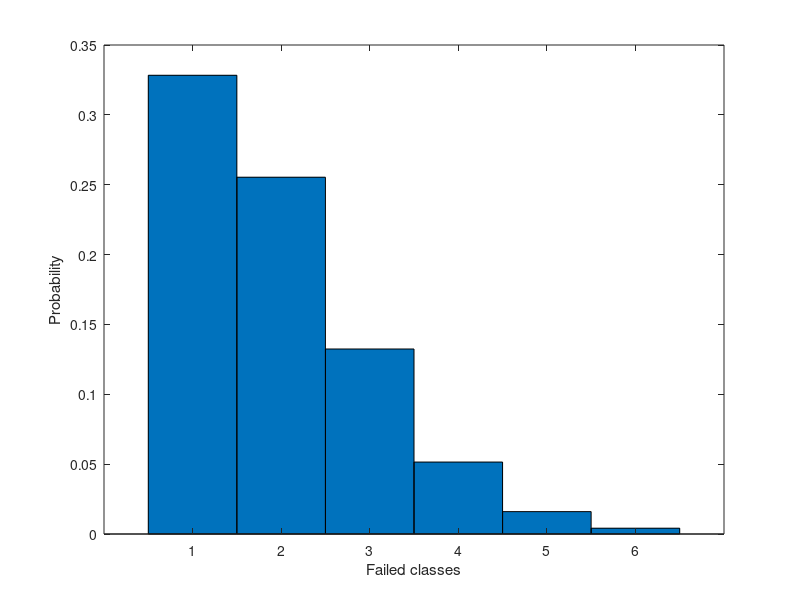

Write the MATLAB code that produced this figure.
%Poisson distribution
    %Antonio Junco de Haas      - A01339695
    %Daniel Roa Gonzalez        - A01021960
    %Sergio Hernández Castillo  - A01025210
    %Sebastián Vives Faus       - A01025211
semesters = 9;      %total amount of semesters
failedSubjects = (sum([0 0 0 1 1 2 3 3 4])); %set of possible failed subjects per student

lambda = failedSubjects/semesters;
disp(lambda)

fails = 3:6;    %range of classes that a student can fail and be placed in Apoyo Academico

%{
p = poisspdf(fails, lambda);
disp(p)

 figure
bar(fails, p, 1);
xlabel('Failed classes');
ylabel('Probability'); 
%}

%{
 regFails = 1:2;
p0 = poisspdf(regFails, lambda);
disp(p0)

figure
bar(regFails, p0, 1);
%}

allClasses = 1:6;
pAll = poisspdf(allClasses, lambda);
disp(pAll)

figure
bar(allClasses, pAll, 1);
xlabel('Failed classes');
ylabel('Probability'); 